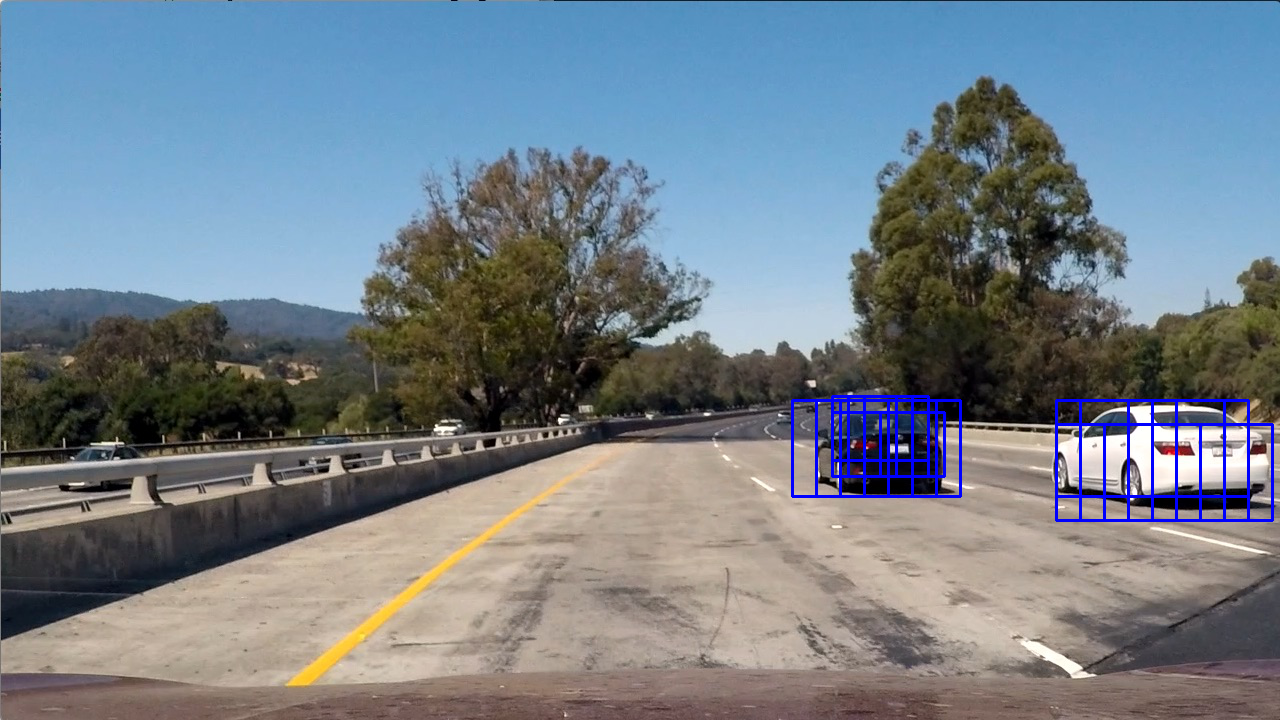
#> input picture test_images/test1_plot.jpg, 1280 x 720 px; its folder holds only this picture in this run
$ jupyter execute --allow-errors advancedLaneLinesFindingSecodLevel.ipynb   (shell and % lines are left out)   (older library calls are emulated)
#> lines starting #> are read from the running program, lines starting #| are printed output that depends on the picture; after the words box and inside, x2 and y2 are one past the last pixel; in counts of white or black regions, pixels touching at a corner belong together
#> further down, img is the input picture: shape (720, 1280, 4) float32; mean R, G, B, A 0.456, 0.5, 0.539, 1
#### Advanced Lane Finding Project
##### The goals / steps of this project are the following:
* Compute the camera calibration matrix and distortion coefficients k1 k2 and k3--> using chessboard images.
* Now undistor the images to get the real world dimensions.
* Use the advantages of color space HLS and Sobel operator. Combine the best of both to figure out the lane lines andcreate a thresholded binary image.
* Execute a perspective transform ont hte binary images to get a ("birds-eye view") and make the remeining steps like detect lane line and fit a 2d polynomial easier.
* Detect pixels of the lane line with slipping window method
* Fit a polynomial to calculate the curvature of the lane and to get vehicle position with respect to center.
* Transform the detected lane lines from the warped image (bird eye view) back into a unwarped undistorted imageack into the
* Output visual display of the lane boundaries and numerical estimation of lane curvature and vehicle position.

[cell 1]
#  Initialize the enviraonment conditions for etect lane lines
import numpy as np                 # NumPy
import cv2                         # openCV
import glob                        # Filename pattern matching
import matplotlib.pyplot as plt    # 2D plotting
import matplotlib.image as mpimg
import pickle
from moviepy.editor import VideoFileClip
from IPython.display import HTML

import pickle
import os
from scipy.stats.stats import pearsonr
from skimage import color


left_fitx_old = None
right_fitx_old = None
leftx_base_old = None
rightx_base_old = None

detected = False
leftx_old = None
lefty_old = None
rightx_old = None
righty_old = None

left_fit_old = None
right_fit_old = None

# path for output examples of the several steps
image_path = 'output_images/chessboard_corners/'
image_path_undistorted_images = 'output_images/'

# path from test images
img_dir = 'test_images/'
images = os.listdir(img_dir)

# Interactive plotting in separate window
#%matplotlib qt
# Visualizations will be shown in the notebook

### Helper function

[cell 2]
# define pickle to save the distoriton coefficients k1,k1 and k3 'dist' and the camera matrix as 'mtx'
# [6 lines left out: function pickle_dump, not called in this run]

def pickle_load():
    # Getting back the camera calibration result:
    with open('wide_dist_pickle.p', 'rb') as f:
#> (reads wide_dist_pickle.p from the repository)
        dist_pickle = pickle.load(f)
        return dist_pickle['mtx'], dist_pickle['dist']

# [24 lines left out: functions draw_and_save_image, plot_row2, not called in this run]

### Execute the Camera calibration with the calibration images

[cell 3]
#Calculate the 3d and 2d points for preparing the camera calibration
# [30 lines left out: function find2D3DCorners, not called in this run]

[cell 4]
# Calibrate the camero using the find2D3DCorners and cv2.calibrateCamera
# returns the mtx=camera matrix for tranfer 3d into 2d,dis=distortion coefficients
# In this project we will ignore the rvecs=rotation Vectors, tvecs=translationVectors
# This step have to be done only once in the project for getting mtx and dist of the calibration images
# [10 lines left out: function calibrate_camera, not called in this run]

# execute calibration step
#> (the rest of this cell did not finish here and is left out)

### Color Threshold and Gradient Threshold

#### Gradient Threshold Methods with

[cell 5]
# Apply Sobel directional gradient and apply gradient threshold
def abs_sobel_thresh(img, orient='x', sobel_kernel=3, thresh=(0, 255)):
    # Take s-channel of HLS color space
#> called with orient = 'x', sobel_kernel = 7, thresh = (20, 255)
    img_trans = cv2.cvtColor(img, cv2.COLOR_RGB2HLS)
#> img_trans: shape (720, 1280, 3) float32; mean of channels 0, 1, 2 124, 0.5, 0.3
    img_trans = img_trans[:,:,2]
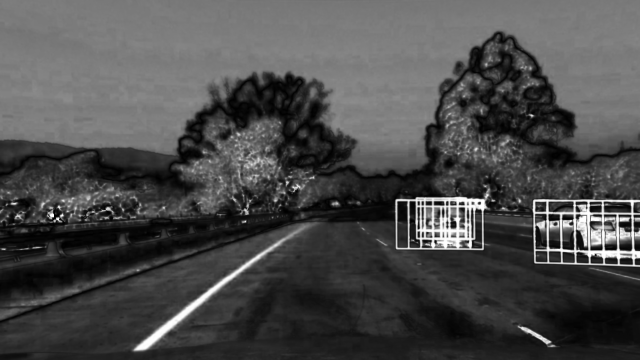
#> img_trans: shape (720, 1280) float32 (shown at 1/2 size); min 0, max 1, mean 0.295
    # Calculate the derivative. That depends on argument orient = 'x' or 'y'
    if orient == 'x':
        sobel = cv2.Sobel(img_trans, cv2.CV_64F, 1, 0, ksize=sobel_kernel)
    elif orient == 'y':
        sobel = cv2.Sobel(img_trans, cv2.CV_64F, 0, 1, ksize=sobel_kernel)
    # Calc absolute gradient
    abs_sobel = np.absolute(sobel)
    # Scale to 8-bit (0 - 255) then convert to type = np.uint8
    scaled_sobel = np.uint8(255 * abs_sobel / np.max(abs_sobel))
    # Create a mask of 1's where the scaled gradient magnitude
    binary_output = np.zeros_like(scaled_sobel)
    # is > thresh_min and < thresh_max
    binary_output[(scaled_sobel >= thresh[0]) & (scaled_sobel <= thresh[1])] = 1
    # Return mask as binary_output image
    return binary_output

# Define a function that applies Sobel x and y,
# then computes the magnitude of the gradient
# and applies a threshold
def mag_thresh(img, sobel_kernel=3, mag_thresh=(0, 255)):
    # Convert to HLS
    img_trans = cv2.cvtColor(img, cv2.COLOR_RGB2HLS)
    # Take the s channel as reference
    img_trans = img_trans[:,:,2]
    # Take the gradient in x and y separately
    sobel_x = cv2.Sobel(img_trans, cv2.CV_64F, 1, 0, ksize=sobel_kernel)
    sobel_y = cv2.Sobel(img_trans, cv2.CV_64F, 0, 1, ksize=sobel_kernel)
    # Calculate the gradient magnitude
    gradmag = np.sqrt(sobel_x**2 + sobel_y**2)
    # Rescale to 8 bit
    scale_factor = np.max(gradmag)/255
    gradmag = (gradmag/scale_factor).astype(np.uint8)
    # Create a binary image of ones where threshold is met, zeros otherwise
    binary_output = np.zeros_like(gradmag)
    binary_output[(gradmag >= mag_thresh[0]) & (gradmag <= mag_thresh[1])] = 1
    # Return masked image as the binary_output image
    return binary_output


# [17 lines left out: function dir_threshold, not called in this run]

[cell 6]
def combinedGradientThresholds(img, do_plot=False):
    # Gaussian Blur
    kernel_size = 5
    img = cv2.GaussianBlur(img, (kernel_size, kernel_size), 0)
    # Sobel kernel size (choose a larger odd number to smooth gradient measurements)
    ksize = 7
    # Apply Sobel on x-axis
    grad_x_binary = abs_sobel_thresh(img, orient='x', sobel_kernel=ksize, thresh=(20, 255))
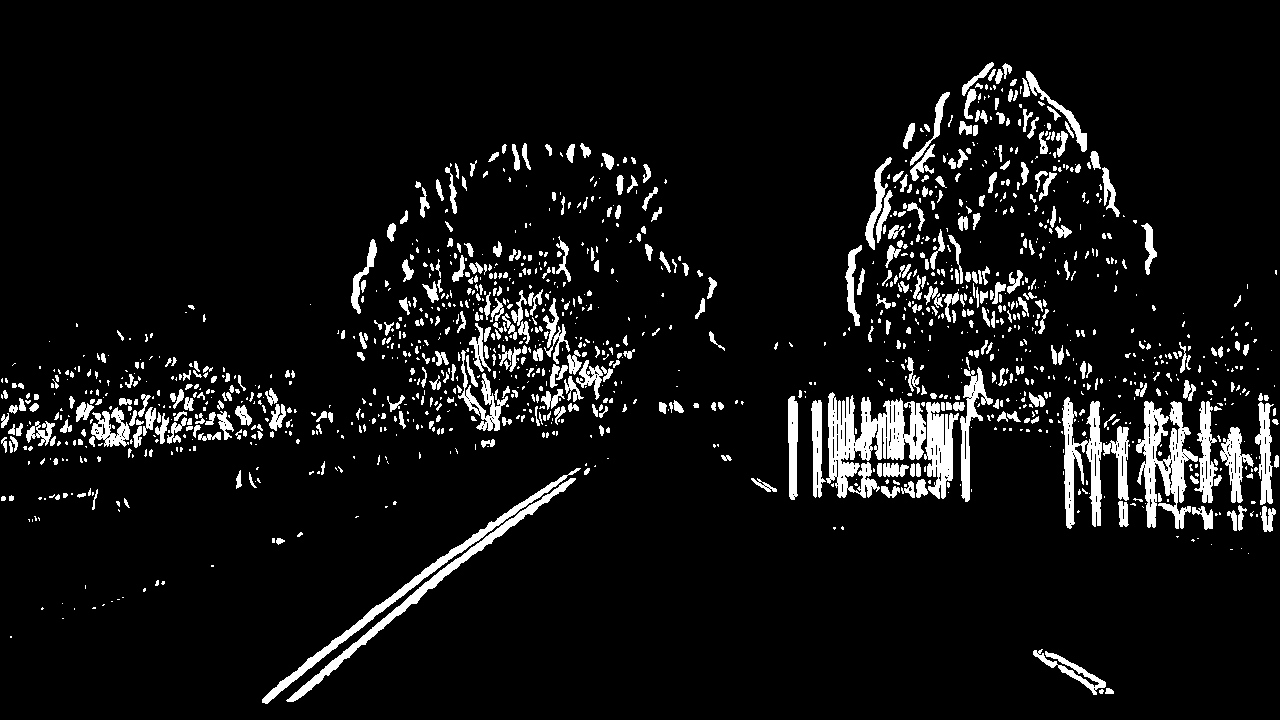
#> grad_x_binary: shape (720, 1280); values 0 (black) and 1 (white), 7.4% white; 1407 white regions (898 under 20 px), largest, box (x1, y1, x2, y2) and area: (826, 392, 926, 498) 5266, (1136, 401, 1198, 529) 3512, (262, 468, 581, 704) 2651
    # Apply Sobel on y-axis
    grad_y_binary = abs_sobel_thresh(img, orient='y', sobel_kernel=ksize, thresh=(65, 255))
#> call 2 of abs_sobel_thresh, with orient = 'y', sobel_kernel = 7, thresh = (65, 255)
#> in abs_sobel_thresh (call 2), `sobel = cv2.Sobel(img_trans, cv2.CV_64F, 0, 1, ksize=sobel_kernel)`:
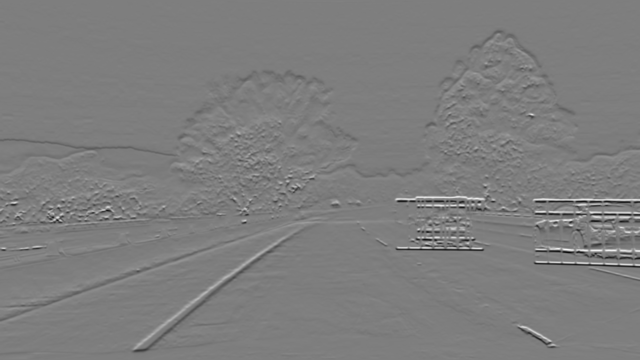
#> sobel: shape (720, 1280) float64 (shown at 1/2 size); min -570.8, max 582.3, mean -0.9; drawn with min black and max white
#> in abs_sobel_thresh (call 2), `abs_sobel = np.absolute(sobel)`:
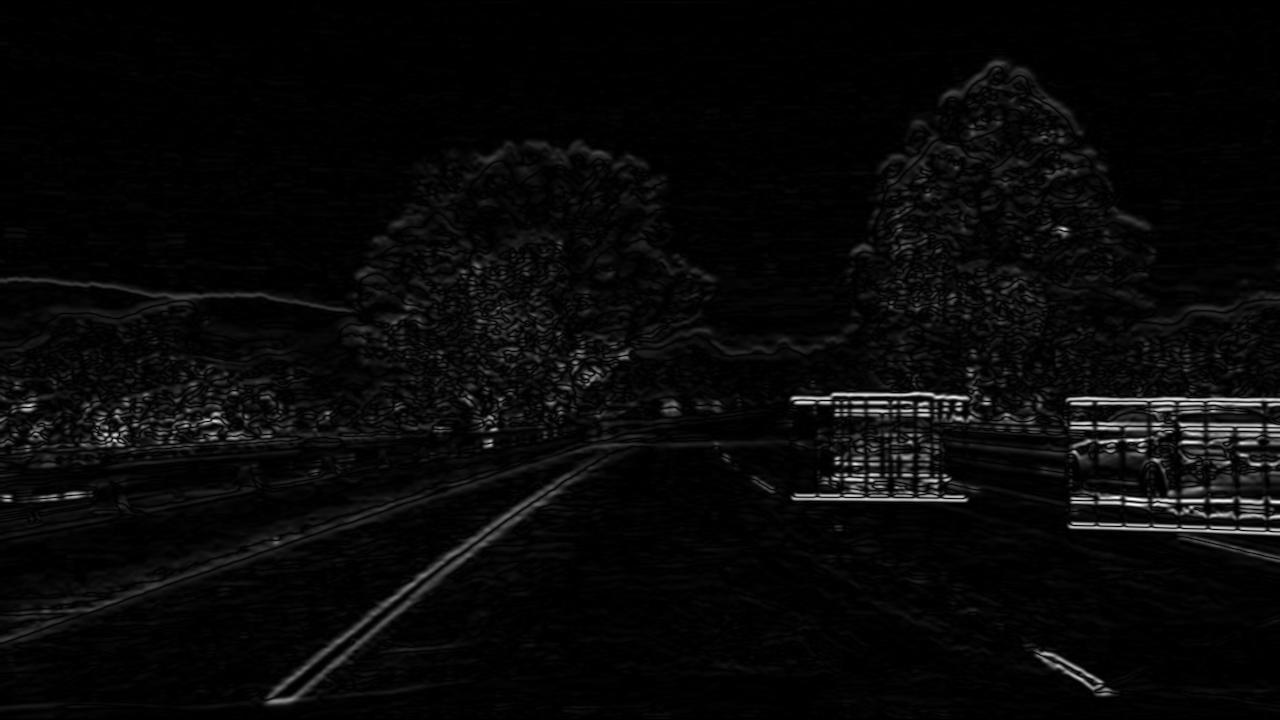
#> abs_sobel: shape (720, 1280) float64; min 0, max 582.3, mean 20.2; drawn with min black and max white
#> grad_y_binary: shape (720, 1280); values 0 (black) and 1 (white), 2.1% white; 507 white regions (314 under 20 px), largest, box (x1, y1, x2, y2) and area: (1068, 522, 1280, 536) 1295, (1066, 396, 1280, 407) 1044, (791, 493, 968, 502) 886
#> (the rest of the program and of its run is left out)
